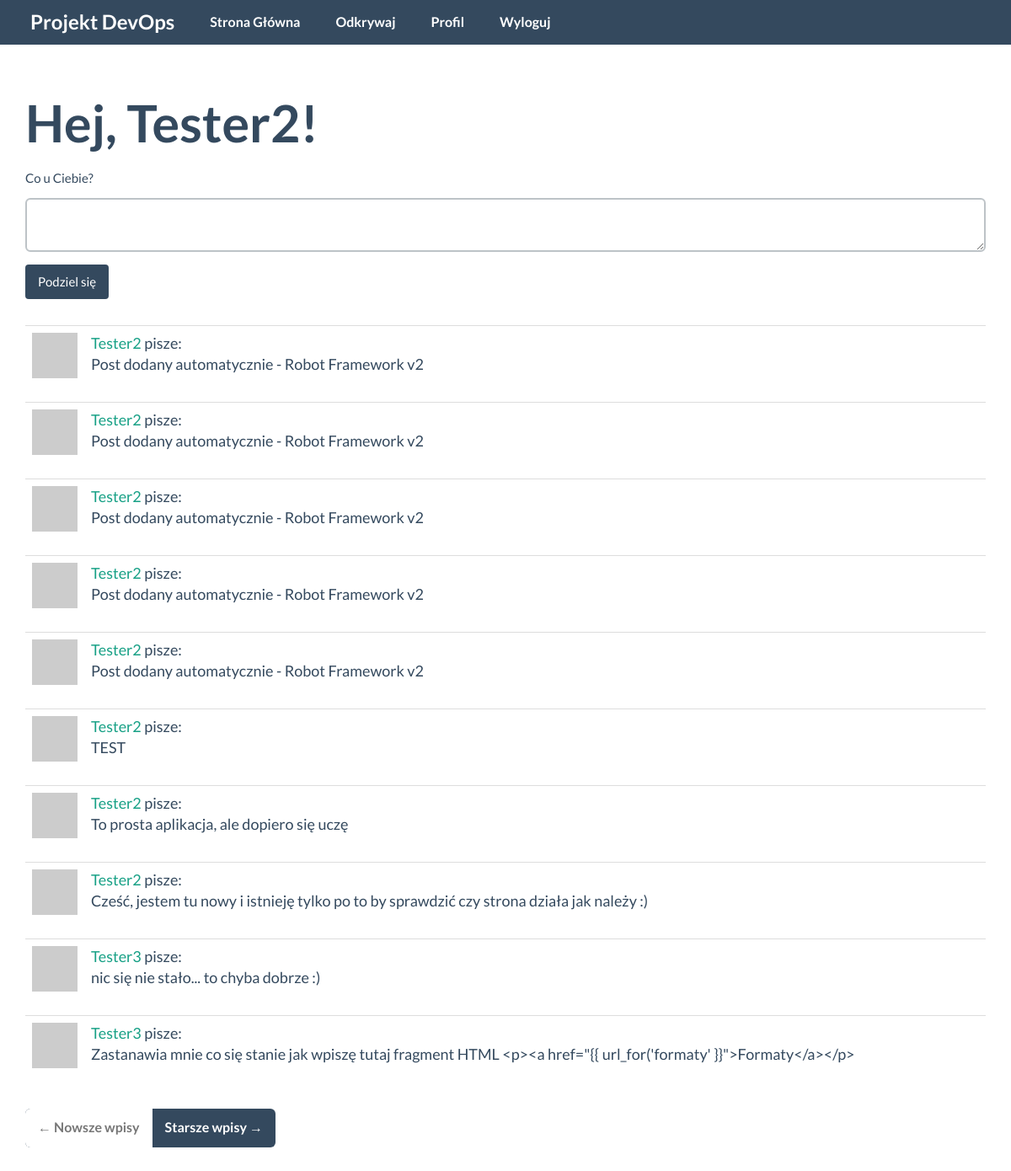
The page /index (signed in) on the database its author committed.
### hello_world/models.py (models this page shows, shortened)
class User(UserMixin, db.Model):
    id = db.Column(db.Integer, primary_key=True)
    username = db.Column(db.String(64), index=True, unique=True)
    email = db.Column(db.String(120), index=True, unique=True)
    password_hash = db.Column(db.String(128))
    posts = db.relationship('Post', backref='author', lazy='dynamic')
    aboutme = db.Column(db.String(140))
    last_seen = db.Column(db.DateTime, default=datetime.utcnow)
    followed = db.relationship(
        'User', secondary=followers,
        primaryjoin=(followers.c.follower_id == id),
        secondaryjoin=(followers.c.followed_id == id),
        backref=db.backref('followers', lazy='dynamic'), lazy='dynamic')
    def avatar(self, size):
        digest = md5(self.email.lower().encode('utf-8')).hexdigest()
        return 'https://www.gravatar.com/avatar/{}?d=identicon&s={}'.format(
            digest, size)
    def followed_posts(self):
        followed = Post.query.join(
            followers, (followers.c.followed_id == Post.user_id)).filter(
                followers.c.follower_id == self.id)
        own = Post.query.filter_by(user_id=self.id)
        return followed.union(own).order_by(Post.timestamp.desc())

class Post(db.Model):
    id = db.Column(db.Integer, primary_key=True)
    body = db.Column(db.String(140))
    timestamp = db.Column(db.DateTime, index=True, default=datetime.utcnow)
    user_id = db.Column(db.Integer, db.ForeignKey('user.id'))

### hello_world/views.py (the view)
@app.route('/', methods=['GET', 'POST'])
@app.route('/index', methods=['GET', 'POST'])
@login_required
def index():
    form = PostForm()
    if form.validate_on_submit():
        post = Post(body=form.post.data, author=current_user)
        db.session.add(post)
        db.session.commit()
        flash(u'Twój post został opublikowany.')
        return redirect(url_for('index'))
    page = request.args.get('page', 1, type=int)
    posts = current_user.followed_posts().paginate(
        page, app.config['POST_PER_PAGE'], False)
    next_url = url_for('index', page=posts.next_num) \
        if posts.has_next else None
    prev_url = url_for('index', page=posts.prev_num) \
        if posts.has_prev else None
    return render_template('index.html', title=u'Główna', form=form,
                           posts=posts.items, next_url=next_url,
                           prev_url=prev_url)

### hello_world/forms.py
class PostForm(FlaskForm):
    post = TextAreaField('Co u Ciebie?', validators=[
        DataRequired(), Length(min=1, max=140)])
    submit = SubmitField(u'Podziel się')

### hello_world/models.py (called while the page is built)
@login.user_loader
def load_user(id):
    return User.query.get(int(id))

### hello_world/views.py (called while the page is built)
@app.before_request
def before_request():
    if current_user.is_authenticated:
        current_user.last_seen = datetime.utcnow()
        db.session.commit()

### hello_world/templates/index.html
{% extends "base.html" %}
{% import 'bootstrap/wtf.html' as wtf %}
{% block app_content %}
    <h1>Hej, {{ current_user.username }}!</h1>
    {% if form %}
    {{ wtf.quick_form(form) }}
    <br>
    {% endif %}
    {% for post in posts %}
        {% include '_post.html' %}
    {% endfor %}
    <nav aria-label="...">
        <ul class="pager">
            <li class="previous{% if not prev_url %} disabled{% endif %}">
                <a href="{{ prev_url or '#' }}">
                    <span aria-hidden="true">&larr;</span> Nowsze wpisy
                </a>
            </li>
            <li class="next{% if not next_url %} disabled{% endif %}">
                <a href="{{ next_url or '#' }}">
                    Starsze wpisy <span aria-hidden="true">&rarr;</span>
                </a>
            </li>
        </ul>
    </nav>
{% endblock %}

### hello_world/templates/_post.html
<table class="table table-hover">
    <tr>
        <td width="70px">
            <a href="{{ url_for('user', username=post.author.username) }}">
                <img src="{{ post.author.avatar(70) }}" />
            </a>
        </td>
        <td class="posts">
            <a href="{{ url_for('user', username=post.author.username) }}">
                {{ post.author.username }}
            </a>
            pisze:
            <br>
            {{ post.body }}
        </td>
    </tr>
</table>

### hello_world/static/css/flat-ui.css (style rules this page uses)
body { font-family: "Lato", Helvetica, Arial, sans-serif; font-size: 18px; line-height: 1.72222; color: #34495e; background-color: #fff; }
a { color: #16a085; text-decoration: none; transition: .25s; }
img { margin-top: flex; max-width: 100%; }
h1, h2, h3, h4, h5, h6, .h1, .h2, .h3, .h4, .h5, .h6 { font-family: inherit; font-weight: 700; line-height: 1.1; color: inherit; }
h1, h2, h3 { margin-top: 30px; margin-bottom: 15px; }
h1, .h1 { font-size: 61px; }
.btn { border: none; font-size: 15px; font-weight: normal; line-height: 1.4; border-radius: 4px; padding: 10px 15px; -webkit-font-smoothing: subpixel-antialiased; transition: border .25s linear, color .25s linear, background-color .25s linear; }
.btn-default { color: white; background-color: #34495e; }
label { font-weight: normal; font-size: 15px; line-height: 2.3; }
.form-control, .select2-search input[type="text"] { border: 2px solid #bdc3c7; color: #34495e; font-family: "Lato", Helvetica, Arial, sans-serif; font-size: 15px; line-height: 1.467; padding: 8px 12px; height: 42px; border-radius: 6px; box-shadow: none; transition: border .25s linear, color .25s linear, background-color .25s linear; }
.pager { background-color: #34495e; border-radius: 6px; color: white; font-size: 16px; font-weight: 700; display: inline-block; padding-left: 0; margin: 20px 0; text-align: center; list-style: none; }
.pager li:first-child > a, .pager li:first-child > span { border-left: none; border-radius: 6px 0 0 6px; }
.pager li > a, .pager li > span { display: inline-block; background: none; border: none; color: white; padding: 9px 15px 10px; text-decoration: none; white-space: nowrap; border-radius: 0 6px 6px 0; }
.posts { word-break: break-word; }

### rows shown on the page
User: username "Tester2"
Post: author.username "Tester2", body "Post dodany automatycznie - Robot Framework v2"
Post: author.username "Tester2", body "Post dodany automatycznie - Robot Framework v2"
Post: author.username "Tester2", body "Post dodany automatycznie - Robot Framework v2"
Post: author.username "Tester2", body "Post dodany automatycznie - Robot Framework v2"
Post: author.username "Tester2", body "Post dodany automatycznie - Robot Framework v2"
Post: author.username "Tester2", body "TEST"
Post: author.username "Tester2", body "To prosta aplikacja, ale dopiero się uczę"
Post: author.username "Tester2", body "Cześć, jestem tu nowy i istnieję tylko po to by sprawdzić czy strona działa jak należy :)"
Post: author.username "Tester3", body "nic się nie stało... to chyba dobrze :)"
Post: author.username "Tester3", body "Zastanawia mnie co się stanie jak wpiszę tutaj fragment HTML <p><a href=\"{{ url_for('formaty' }}\">Formaty</a></p>"
